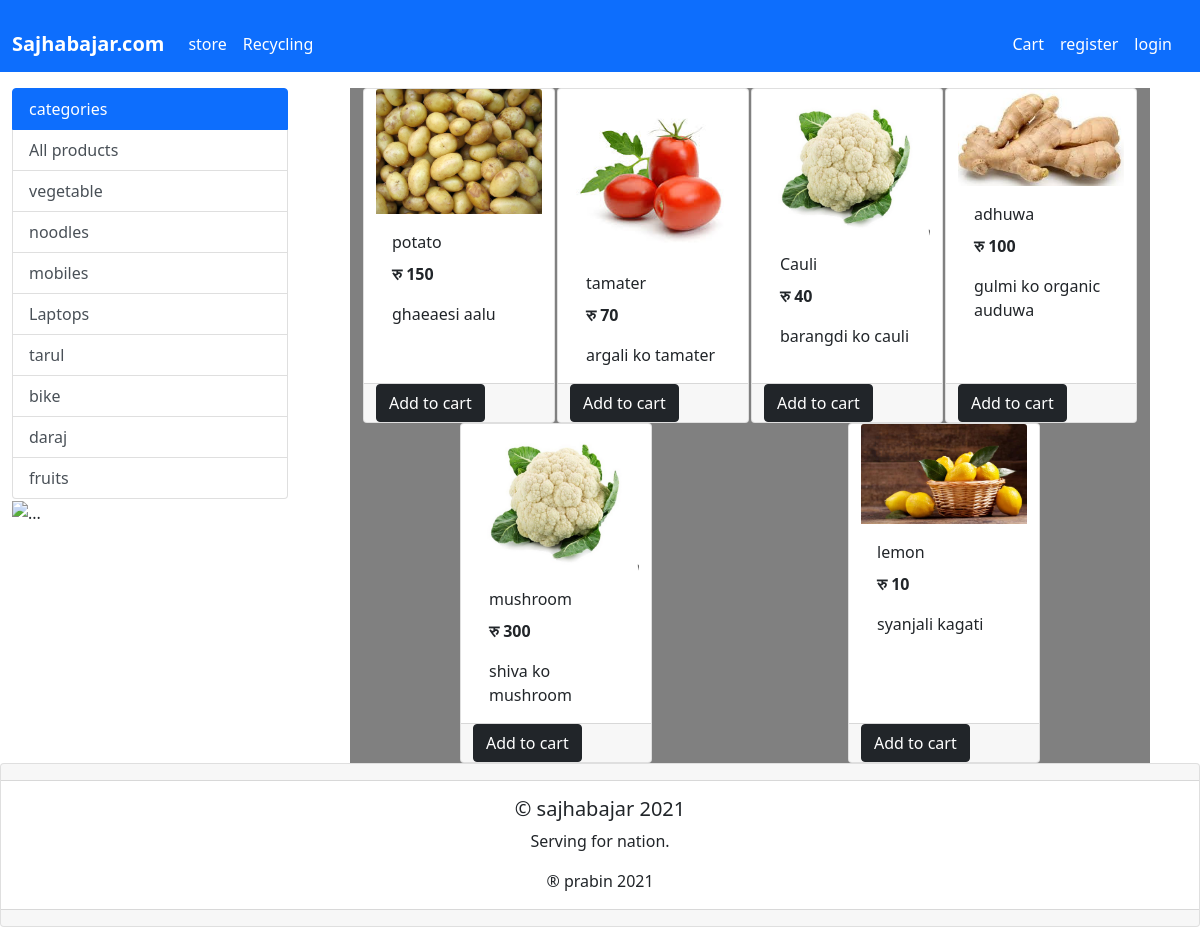
/?category=1, run on the app's committed database.
### store/models/category.py (models this page shows, shortened)
class Category(models.Model):
    name=models.CharField(max_length=20)
    @staticmethod
    def get_all_categories():
        return Category.objects.all()

### store/models/product.py (models this page shows, shortened)
class Product(models.Model):
    name=models.CharField(max_length=200)
    price = models.IntegerField()
    category=models.ForeignKey(Category,on_delete=models.CASCADE ,default=1)
    discription = models.CharField(max_length=300)
    image = models.ImageField(upload_to="uploads/products/")
    @staticmethod
    def get_all_products_by_id(category_id):
        if category_id:
            return Product.objects.filter(category= category_id)
        else:
            return Product.objects.all()

### store/views/home_views.py (the view, shortened to what this page needs)
# urls.py: path('', Index.as_view(), name="homepage"),
class Index(View):
    def get(self, request):
        products = None
        cart=request.session.get("cart")
        if not cart:
            request.session.cart={}
        categories = Category.get_all_categories()
        messages = Message.get_all_message()
        categoryID = request.GET.get('category')
        if categoryID:
            products = Product.get_all_products_by_id(categoryID)
        else:
            products = Product.get_all_products()
        welcome = str(request.session.get('name'))
        data = {}
        data['products'] = products
        data['categories'] = categories
        data['messages'] = messages
        data['name'] = name
        data['welcome'] = welcome
        print("your pnone is " + str(request.session.get("phone")))
        print("your id is " + str(request.session.get("id")))
        print("your id is " + str(request.session.get("name")))
        return render(request, 'home.html', data)

### store/models/message.py (called while the page is built)
    @staticmethod
    def get_all_message():
        return Message.objects.all()

### store/templatetags/cart.py (called while the page is built)
@register.filter(name='is_in_cart')
def is_in_cart(product, cart):
   keys= cart.keys()
   for id in keys:
      if int(id) == product.id:
         return True
   return False

### store/templatetags/custom.py (called while the page is built)
@register.filter(name='currency')
def currency(number):
   return "रु "+str(number)

### store/templates/home.html (shortened to what this page needs)
{% extends 'base.html'%}
{% block content %}
{% load cart %}
{%load custom%}
<div class="container-fluid mt-3">
   <div class="row">
       <div class ='col-lg-3 mx-100'>
           <ul class="list-group">
            <li class="list-group-item active">categories</li>
            <a href="/" class="list-group-item
                list-group-item-action">All products</a>
               {%for category in categories %}
                <a href="/?category={{category.id}}" class="list-group-item
                list-group-item-action">{{category.name}}</a>
              {% endfor %}
           </ul>
                <div>
                    <img src="{{message.sale_image.url}}" class="img" alt="...">
                </div>
       </div>
       <div id ='products 'class='col-lg-8 mx-auto' style="background-color:grey;" >
         <div class="row mx-auto">
              {% for product in products %}
              <div class="card mx-auto " id='{{product.id}}'style="width: 12rem;,length: 15rem;">
                  <img src="{{product.image.url}}" class="card-img-top" alt="...">
                  <div class="card-body">
                     <p class="card-title">{{product.name}}</p>
                     <p class="card-text"><b>{{product.price|currency}}</b></p>
                     <p class="card-text">{{product.discription}}</p>
                       </div>
                       <div class="card-footer p-0 row no-gutters">
                        {% if product|is_in_cart:request.session.cart%}
                        <form action="/#{{product.id}}" class="mx-auto" method="POST">
                          {% csrf_token %}
                           <input hidden type="text" name='product_id' class='mx-auto'value='{{product.id}}'>
                           <input hidden type="text" name='remove' class='mx-auto'value='True'>
                           <input  type='submit' value="subtract" class ="mx-auto btn btn-block btn-primary">
                           </form>
                          <div class="text-centre mx auto">{{product|cart_quantity:request.session.cart}} in cart</div>
                          <form action="/#{{product.id}}" class="mx-auto" method="POST">
                           {% csrf_token %}
                            <input hidden type="text" name='product_id'class='mx-auto' value='{{product.id}}'>
                            <input  type='submit' value="Addition" class ="mx-auto btn btn-block btn-primary">
                            </form>
                       {% else %}
                            <form action="/#{{product.id}}" method="POST">
                             <input  type='submit' class="btn btn-dark" value="Add to cart">
                            </form>
                       {%endif%}
                      </div>
              </div>
            {% endfor %}
           </div>
     </div>
   </div>
 </div>
   {%endblock%}

### store/templates/base.html (shortened to what this page needs)
<!doctype html>
<html lang="en">
  <head>
    <link href="https://cdn.jsdelivr.net/npm/bootstrap@5.0.0-beta1/dist/css/bootstrap.min.css" rel="stylesheet">
  </head>
  <body>
<nav class="navbar navbar-expand-lg navbar-dark bg-primary">
    <div class="container-fluid mt-3">
      <a class="navbar-brand" href="#"><b>Sajhabajar.com </b></a>
      <div class="collapse navbar-collapse" id="navbarSupportedContent">
        <ul class="navbar-nav me-auto mb-2 mb-lg-0">
          <li class="nav-item">
            <a class="nav-link active" aria-current="page" href="/">store</a>
          </li>
            <a class="nav-link active" aria-current="page" href="recycle">Recycling</a>
        </ul>
  <ul class="navbar-nav me-2">
    <li class="nav-item">
      <a class="nav-link active" aria-current="page" href="/cart">Cart</a>
    </li>
          {%if request.session.customer %}
          <li class="nav-item">
            <a class="nav-link active" aria-current="page" href="/orders">Orders</a>
          </li>
          <li class="nav-item">
            <a class="nav-link active" aria-current="page" href="logout">logout</a>
          </li>
          <li class="nav-item">
            <a class="nav-link active" aria-current="page" href="#"><span>&#xf406;</span>{{request.session.name}}</a>
       </li>
          {%else%}
          <li class="nav-item">
            <a class="nav-link active" aria-current="page" href="sinup">register</a>
        </li>
        <li class="nav-item">
          <a class="nav-link active" aria-current="login" href="login">login</a>
        </li>
        {%endif%}
        </ul>
      </div>
    </div>
  </nav>
{% block content %}
{% endblock %}
  <div class="card text-center">
  <div class="card-header">
  </div>
  <div class="card-body">
    <h5 class="card-title"><span>&#169;</span> sajhabajar 2021</h5>
    <p class="card-text">Serving for nation.</p>
      <span>&#174;</span> prabin 2021
  </div>
  <div class="card-footer text-muted">
  </div>
</div>
  </body>
</html>

### data on the page
Category: name "vegetable"
Category: name "noodles"
Category: name "mobiles"
Category: name "Laptops"
Category: name "tarul"
Category: name "bike"
Category: name "daraj"
Category: name "fruits"
Product: image (picture), name "potato", price "रु 150", discription "ghaeaesi aalu"
Product: image (picture), name "tamater", price "रु 70", discription "argali ko tamater"
Product: image (picture), name "Cauli", price "रु 40", discription "barangdi ko cauli"
Product: image (picture), name "adhuwa", price "रु 100", discription "gulmi ko organic auduwa"
Product: image (picture), name "mushroom", price "रु 300", discription "shiva ko mushroom"
Product: image (picture), name "lemon", price "रु 10", discription "syanjali kagati"
